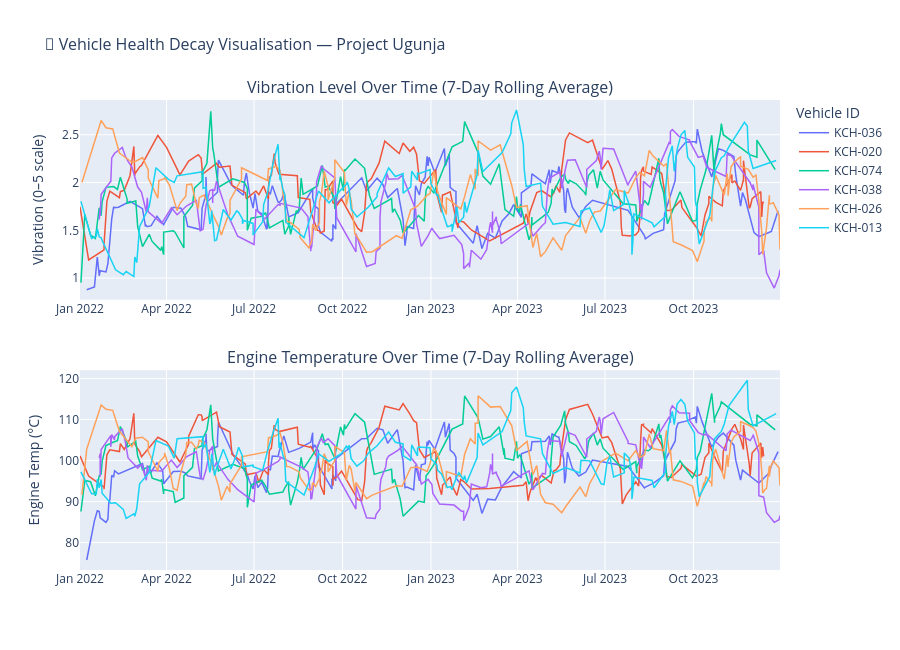

The code cell stored with this chart in its notebook:
### Code cell
def plot_health_decay_visualization(df: pd.DataFrame, n_sample_vehicles: int = 6) -> None:
    """
    Visualise vehicle health decay over time using Plotly.
    Shows how vibration (a primary wear indicator) trends upward
    across the observation window for a sample of vehicles.

    Parameters
    ----------
    df : pd.DataFrame
        Feature-engineered DataFrame.
    n_sample_vehicles : int
        Number of vehicles to visualise (for readability).
    """
    # Select vehicles with the most observations for clean trends
    top_vehicles = (
        df["vehicle_id"].value_counts().head(n_sample_vehicles).index.tolist()
    )
    sample_df = df[df["vehicle_id"].isin(top_vehicles)].copy()

    fig = make_subplots(
        rows=2, cols=1,
        subplot_titles=[
            "Vibration Level Over Time (7-Day Rolling Average)",
            "Engine Temperature Over Time (7-Day Rolling Average)",
        ],
        shared_xaxes=False,
        vertical_spacing=0.15,
    )

    colours = px.colors.qualitative.Plotly

    for idx, vid in enumerate(top_vehicles):
        vdf = sample_df[sample_df["vehicle_id"] == vid].sort_values("timestamp")
        colour = colours[idx % len(colours)]

        fig.add_trace(
            go.Scatter(
                x=vdf["timestamp"],
                y=vdf["vibration_rolling_7d"],
                name=vid,
                line=dict(color=colour, width=1.5),
                mode="lines",
                showlegend=True,
            ),
            row=1, col=1,
        )

        fig.add_trace(
            go.Scatter(
                x=vdf["timestamp"],
                y=vdf["engine_temp_rolling_7d"],
                name=vid,
                line=dict(color=colour, width=1.5),
                mode="lines",
                showlegend=False,
            ),
            row=2, col=1,
        )

    fig.update_layout(
        height=650,
        title_text="🔧 Vehicle Health Decay Visualisation — Project Ugunja",
        title_font_size=16,
        legend_title="Vehicle ID",
    )
    fig.update_yaxes(title_text="Vibration (0–5 scale)", row=1, col=1)
    fig.update_yaxes(title_text="Engine Temp (°C)", row=2, col=1)
    fig.show()


plot_health_decay_visualization(df_engineered)

### Figure 1 — Plotly figure (JSON) as saved in the notebook; plotly's stock layout.template omitted (floating-point values rounded to 4 significant figures; data arrays with more than 128 entries replaced by an {"elided": "..."} marker saying what was removed)
{"data": [{"line": {"color": "#636EFA", "width": 1.5}, "mode": "lines", "name": "KCH-036", "showlegend": true, "type": "scatter", "x": {"elided": "150 str values"}, "xaxis": "x", "y": {"elided": "150 float values"}, "yaxis": "y"}, {"line": {"color": "#636EFA", "width": 1.5}, "mode": "lines", "name": "KCH-036", "showlegend": false, "type": "scatter", "x": {"elided": "150 str values"}, "xaxis": "x2", "y": {"elided": "150 float values"}, "yaxis": "y2"}, {"line": {"color": "#EF553B", "width": 1.5}, "mode": "lines", "name": "KCH-020", "showlegend": true, "type": "scatter", "x": {"elided": "150 str values"}, "xaxis": "x", "y": {"elided": "150 float values"}, "yaxis": "y"}, {"line": {"color": "#EF553B", "width": 1.5}, "mode": "lines", "name": "KCH-020", "showlegend": false, "type": "scatter", "x": {"elided": "150 str values"}, "xaxis": "x2", "y": {"elided": "150 float values"}, "yaxis": "y2"}, {"line": {"color": "#00CC96", "width": 1.5}, "mode": "lines", "name": "KCH-074", "showlegend": true, "type": "scatter", "x": {"elided": "146 str values"}, "xaxis": "x", "y": {"elided": "146 float values"}, "yaxis": "y"}, {"line": {"color": "#00CC96", "width": 1.5}, "mode": "lines", "name": "KCH-074", "showlegend": false, "type": "scatter", "x": {"elided": "146 str values"}, "xaxis": "x2", "y": {"elided": "146 float values"}, "yaxis": "y2"}, {"line": {"color": "#AB63FA", "width": 1.5}, "mode": "lines", "name": "KCH-038", "showlegend": true, "type": "scatter", "x": {"elided": "145 str values"}, "xaxis": "x", "y": {"elided": "145 float values"}, "yaxis": "y"}, {"line": {"color": "#AB63FA", "width": 1.5}, "mode": "lines", "name": "KCH-038", "showlegend": false, "type": "scatter", "x": {"elided": "145 str values"}, "xaxis": "x2", "y": {"elided": "145 float values"}, "yaxis": "y2"}, {"line": {"color": "#FFA15A", "width": 1.5}, "mode": "lines", "name": "KCH-026", "showlegend": true, "type": "scatter", "x": {"elided": "145 str values"}, "xaxis": "x", "y": {"elided": "145 float values"}, "yaxis": "y"}, {"line": {"color": "#FFA15A", "width": 1.5}, "mode": "lines", "name": "KCH-026", "showlegend": false, "type": "scatter", "x": {"elided": "145 str values"}, "xaxis": "x2", "y": {"elided": "145 float values"}, "yaxis": "y2"}, {"line": {"color": "#19D3F3", "width": 1.5}, "mode": "lines", "name": "KCH-013", "showlegend": true, "type": "scatter", "x": {"elided": "144 str values"}, "xaxis": "x", "y": {"elided": "144 float values"}, "yaxis": "y"}, {"line": {"color": "#19D3F3", "width": 1.5}, "mode": "lines", "name": "KCH-013", "showlegend": false, "type": "scatter", "x": {"elided": "144 str values"}, "xaxis": "x2", "y": {"elided": "144 float values"}, "yaxis": "y2"}], "layout": {"annotations": [{"font": {"size": 16}, "showarrow": false, "text": "Vibration Level Over Time (7-Day Rolling Average)", "x": 0.5, "xanchor": "center", "xref": "paper", "y": 1, "yanchor": "bottom", "yref": "paper"}, {"font": {"size": 16}, "showarrow": false, "text": "Engine Temperature Over Time (7-Day Rolling Average)", "x": 0.5, "xanchor": "center", "xref": "paper", "y": 0.425, "yanchor": "bottom", "yref": "paper"}], "height": 650, "legend": {"title": {"text": "Vehicle ID"}}, "title": {"font": {"size": 16}, "text": "🔧 Vehicle Health Decay Visualisation — Project Ugunja"}, "xaxis": {"anchor": "y", "domain": [0, 1]}, "xaxis2": {"anchor": "y2", "domain": [0, 1]}, "yaxis": {"anchor": "x", "domain": [0.575, 1], "title": {"text": "Vibration (0–5 scale)"}}, "yaxis2": {"anchor": "x2", "domain": [0, 0.425], "title": {"text": "Engine Temp (°C)"}}}}
